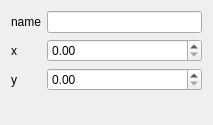
<?xml version="1.0" encoding="UTF-8"?>
<ui version="4.0">
 <class>VertexEditor</class>
 <widget class="QWidget" name="VertexEditor">
  <property name="geometry">
   <rect>
    <x>0</x>
    <y>0</y>
    <width>213</width>
    <height>125</height>
   </rect>
  </property>
  <property name="windowTitle">
   <string>Form</string>
  </property>
  <layout class="QVBoxLayout" name="verticalLayout">
   <item>
    <layout class="QFormLayout" name="formLayout">
     <item row="0" column="0">
      <widget class="QLabel" name="label">
       <property name="text">
        <string>name</string>
       </property>
      </widget>
     </item>
     <item row="1" column="0">
      <widget class="QLabel" name="label_2">
       <property name="text">
        <string>x</string>
       </property>
      </widget>
     </item>
     <item row="2" column="0">
      <widget class="QLabel" name="label_3">
       <property name="text">
        <string>y</string>
       </property>
      </widget>
     </item>
     <item row="0" column="1">
      <widget class="QLineEdit" name="nameLine"/>
     </item>
     <item row="1" column="1">
      <widget class="QDoubleSpinBox" name="xBox"/>
     </item>
     <item row="2" column="1">
      <widget class="QDoubleSpinBox" name="yBox"/>
     </item>
    </layout>
   </item>
  </layout>
 </widget>
 <resources/>
 <connections/>
</ui>
